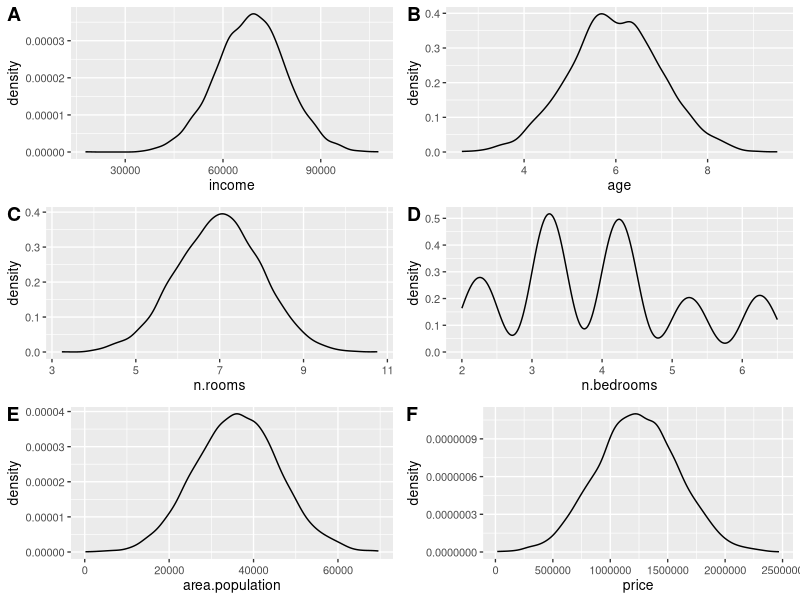
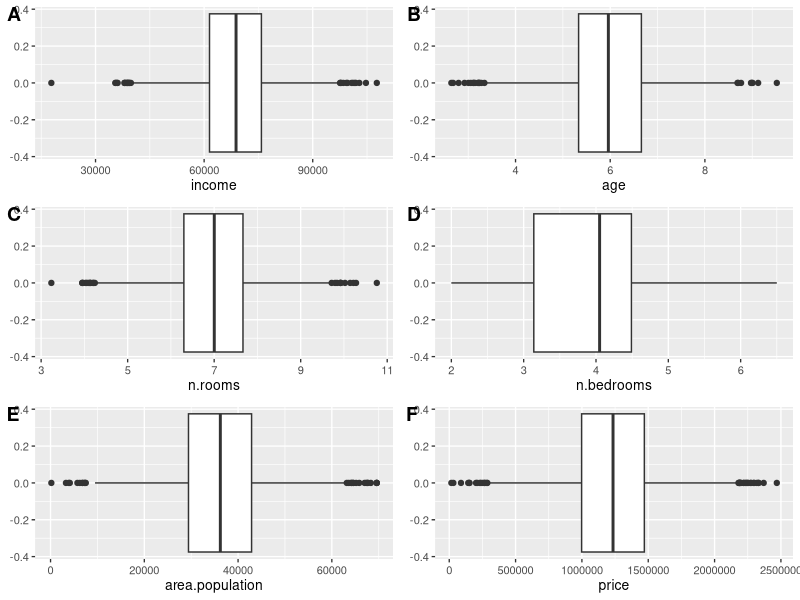
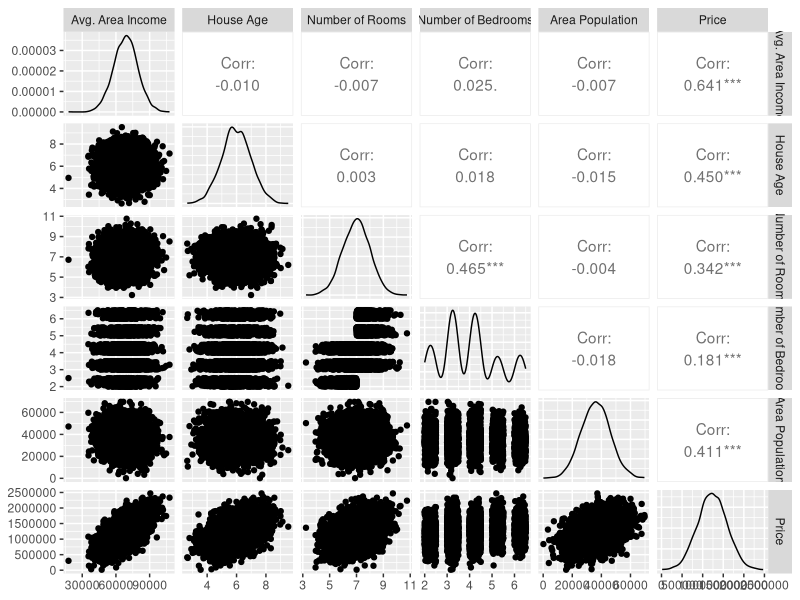
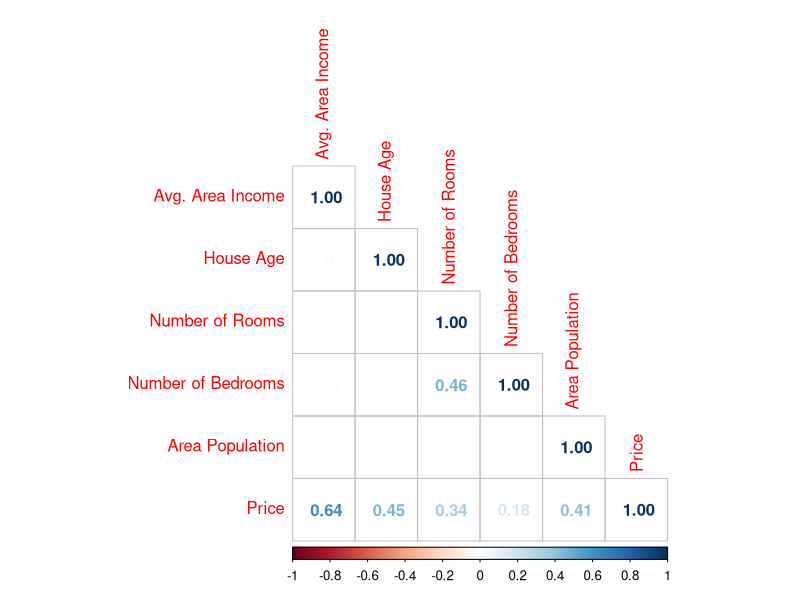
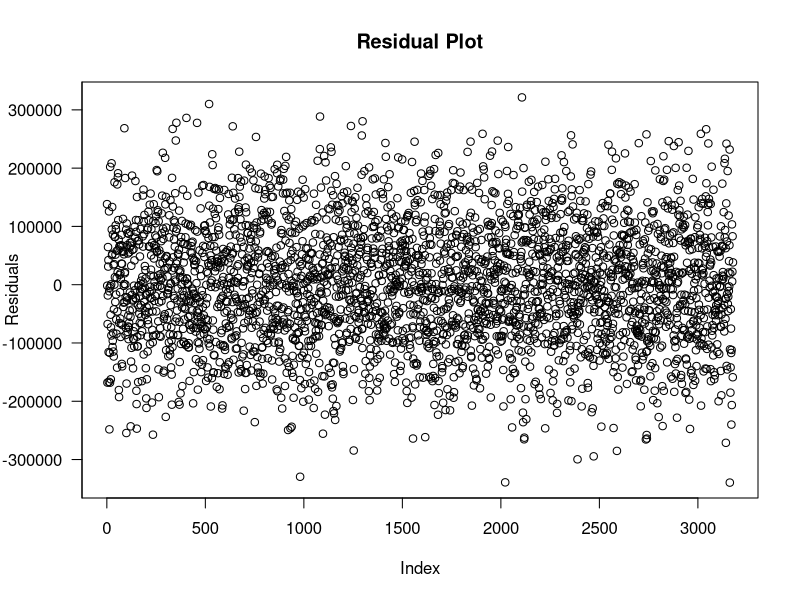
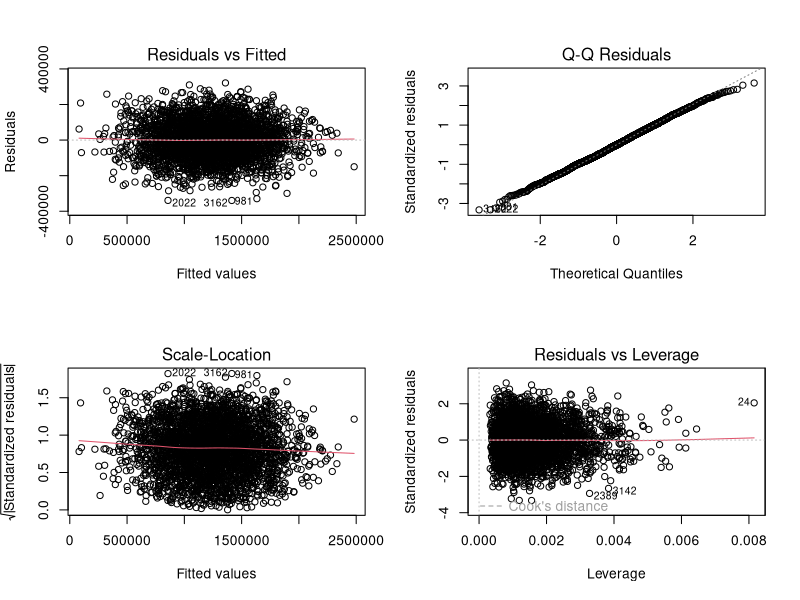
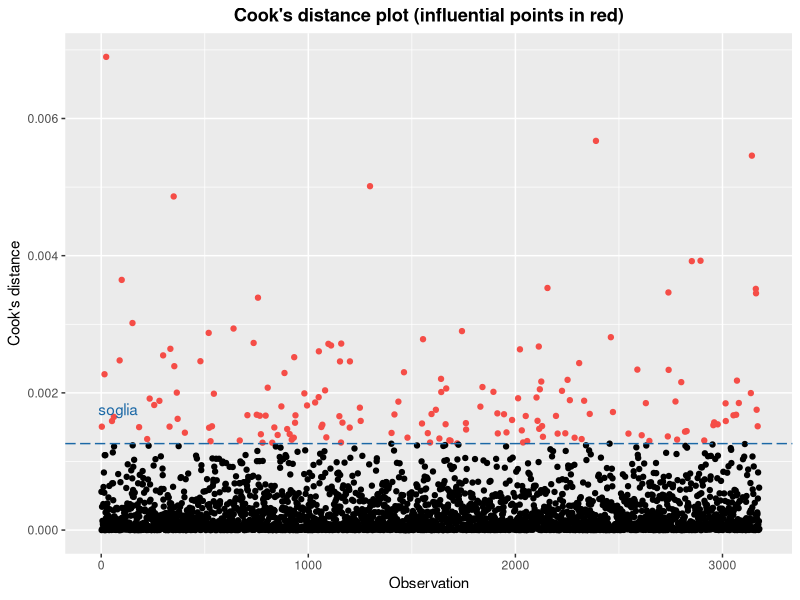
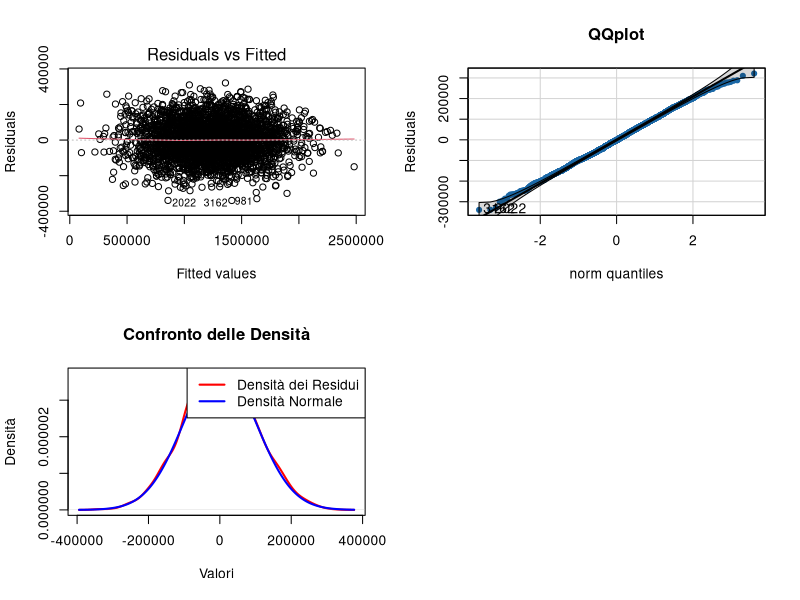

The R source for these figures, in order:
## ---- chunk 1
knitr::opts_chunk$set(echo = TRUE, message = FALSE, warning = FALSE)
options(scipen = 999)
## ---- chunk 2
# Eseguire dal progetto o utilizzare scripts/render.R.
# Il file analysis.Rmd si trova nella radice del repository.
stopifnot(file.exists("data/house_prices.csv"),
          file.exists("data/bank_marketing.csv"))
## ---- chunk 3

library(readr)    #lettura dati
library(corrplot) #visualizzazione  matrice di correlazione
library(ggplot2)  #migliore visualizzazione  dei grafici
library(cowplot)  #collegato a ggplot2, fornisce grafici migliori
library(lmtest)   #test del modello di regressione lineare
library(car)      #QQplot
library(sandwich) #analisi di regressione con stime robuste
library(GGally)   #grafici più accurati
library(pscl)     #per McFadden R^2
library(caret)    #ConfusionMatrix
library(ROCR)     #funzione di previsione per calcolare ROC e AUC
library(dplyr)    #accorpare livelli variabili categoriche
## ---- chunk 4
house <- read_csv("data/house_prices.csv", show_col_types = FALSE)
if (interactive()) View(house)
## ---- chunk 5
str(house)
head(house)
## ---- chunk 6
summary(house)
## ---- chunk 7
cat("Ci sono valori mancanti?" , any(is.na(house)))
## ---- chunk 8
income=house$`Avg. Area Income`
age=house$`House Age`
n.rooms=house$`Number of Rooms`
n.bedrooms=house$`Number of Bedrooms`
area.population=house$`Area Population`
price=house$Price
## ---- chunk 9
kernel.income=ggplot(house, aes(x=income)) + geom_density() +
theme_gray(base_size = 10)

kernel.age=ggplot(house, aes(x=age)) + geom_density() +
theme_gray(base_size = 10)

kernel.n.rooms=ggplot(house, aes(x=n.rooms)) + geom_density() +
theme_gray(base_size = 10)

kernel.n.bedrooms=ggplot(house, aes(x=n.bedrooms)) + geom_density() +
theme_gray(base_size = 10)

kernel.area.population=ggplot(house, aes(x=area.population)) +
geom_density() + theme_gray(base_size = 10)

kernel.price=ggplot(house, aes(x=price)) + geom_density() +
theme_gray(base_size = 10)

plot_grid(kernel.income, kernel.age, kernel.n.rooms, kernel.n.bedrooms,
      kernel.area.population, kernel.price, labels="AUTO", nrow = 3, ncol = 2)
## ---- chunk 10
box.income=ggplot(house, aes(x=income)) + geom_boxplot() +
  theme_gray(base_size = 10)

box.age=ggplot(house, aes(x=age)) + geom_boxplot() +
  theme_gray(base_size = 10)

box.n.rooms=ggplot(house, aes(x=n.rooms)) + geom_boxplot() +
  theme_gray(base_size = 10)

box.n.bedrooms=ggplot(house, aes(x=n.bedrooms))+ geom_boxplot() +
  theme_gray(base_size= 10)

box.n.bedrooms=ggplot(house, aes(x=n.bedrooms))+ geom_boxplot() +
  theme_gray(base_size= 10)

box.area.population=ggplot(house, aes(x=area.population))+ geom_boxplot() +
  theme_gray(base_size= 10)

box.price=ggplot(house, aes(x=price))+ geom_boxplot() +
  theme_gray(base_size= 10)

plot_grid(box.income, box.age, box.n.rooms, box.n.bedrooms, box.area.population,
          box.price, labels="AUTO", nrow = 3, ncol = 2)
## ---- chunk 11
cor(house)
## ---- chunk 12
ggpairs(as.data.frame(house)) 
## ---- chunk 13
corrplot(cor(house), method="number", type="lower")
## ---- chunk 14
set.seed(500)
sample=sample(c(TRUE, FALSE), nrow(house), replace=TRUE, prob=c(0.7,0.3))
train=house[sample, ]
test=house[!sample, ]
## ---- chunk 15
stima1 <- lm(formula = Price ~ ., data = train)
summary(stima1)
## ---- chunk 16
stima2 <- lm(formula = Price ~ `Avg. Area Income` + `House Age` + 
               `Number of Rooms` + `Area Population`, data = train)
summary(stima2)
## ---- chunk 17
confint(stima2,level=0.95)
## ---- chunk 18
cov.m=vcov(stima2)
cov.m
## ---- chunk 19
fitted_values = stima2$fitted.values
residual = stima2$residuals
head(cbind(train[,-1], fitted_values, residual), 12) 
## ---- chunk 20
# correzione notazione
plot(residual, ylab = "Residuals", xlab = "Index", main = "Residual Plot", axes = FALSE)
axis(1)  
axis(2, at = pretty(residual), labels = format(pretty(residual), scientific = FALSE), 
     las = 1)
box()  
## ---- chunk 21
# i gradi di libertà
df=df.residual(stima2)
# varianza stimata
s.hat=t(residual)%*%residual/df
# errore standard residuo (RSE)
rse=sqrt(s.hat)
# residui standardizzati
sres=residual/rse
## ---- chunk 22
par(mfrow=c(2,2))
plot(stima2)
## ---- chunk 23
# utilizziamo la soglia come criterio per determinare quali osservazione del dataset 
# hanno un'influenza significativa sui parametri stimati del modello di regressione
# k è il numero di regressori, esclusa l'intercetta.
k <- length(coef(stima2)) - 1L
soglia <- 4 / (nrow(train) - k - 1L)
# Calcolo della distanza di Cook
cookd <- cooks.distance(stima2)
# Identificazione degli outliers
outliers <- which(cookd > soglia)
# Creazione di un indice per le osservazioni
index <- seq(1:length(stima2$residuals))
# Creazione del dataframe per il grafico
cookdf <- data.frame(cookd, index)
# Creazione del grafico con ggplot2
ggplot(cookdf, aes(x = index, y = cookd, color = cookd > soglia)) +
  geom_point() +
  scale_color_manual(values = c("black", "#F54D47")) +
  geom_hline(yintercept = soglia, linetype = "longdash", colour = "#1B68A6") +
  annotate("text", x = min(index) - 15, y = soglia + 0.0005, 
           label = "soglia", colour = "#1B68A6", hjust = 0) +
  theme(legend.position = "none", 
        plot.title = element_text(face = 'bold', hjust = 0.5)) +
  ggtitle("Cook's distance plot (influential points in red)") +
  labs(x = "Observation", y = "Cook's distance")
## ---- chunk 24
clean_data <- train[setdiff(seq_len(nrow(train)), outliers), , drop = FALSE]

reg_clean <- lm(sqrt(Price) ~ sqrt(`Avg. Area Income`) +
                sqrt(`House Age`) + sqrt(`Number of Rooms`) +
                sqrt(`Area Population`), data=clean_data)

summary(reg_clean)
## ---- chunk 25
house_pred <- predict(stima2, newdata = test)
house_error <- test$Price - house_pred
house_metrics <- data.frame(
  n_train = nrow(train),
  n_test = nrow(test),
  RMSE = sqrt(mean(house_error^2)),
  MAE = mean(abs(house_error)),
  R2_test = 1 - sum(house_error^2) / sum((test$Price - mean(test$Price))^2)
)
house_metrics
## ---- chunk 26
plot(stima2, c(1))
## ---- chunk 27
t.test(residual)
## ---- chunk 28
bptest(stima2, data=train)
## ---- chunk 29
# Calcolo dei residui al quadrato
residual2 <- residual^2 

# Creazione di un nuovo dataframe con i residui al quadrato
newhouse <- cbind(train, residual2) 
head(newhouse)

# Assegnazione delle variabili indipendenti
i <- train$`Avg. Area Income`
H <- train$`House Age`
R <- train$`Number of Rooms`
A <- train$`Area Population`

# Modello ausiliario per il test di White
aux.reg <- lm(residual2 ~ i + H + R + A + I(i^2) + I(H^2) + I(R^2) + I(A^2)+ 
               i*H + i*R + i*A + H*R + H*A + R*A, newhouse) 
summary(aux.reg) 

# Calcolo del valore R^2
R2 <- summary(aux.reg)$r.squared

# Numero di osservazioni
n <- nrow(newhouse)

# Statistica del test di White
stat.test <- n * R2

# Poiché la statistica del test è distribuita asintoticamente come una 
# variabile casuale Chi-quadrato con k gradi di libertà, dove k = numero di 
# coefficienti - 1,
# per calcolare il p-value e decidere sulla presenza di eteroschedasticità, 
# dobbiamo implementare il comando pchisq()

# Calcolo dei gradi di libertà
df <- length(aux.reg$coefficients) - 1

# Calcolo del p-value del test di White
p_value <- pchisq(stat.test, df = df, lower.tail = FALSE)

# Visualizzazione del p-value
p_value
## ---- chunk 30
vif(stima2)
## ---- chunk 31
options(scipen = 999)
qqPlot(residuals(stima2), main = "QQplot", ylab = "Residuals", 
       col.lines = "black", pch = 19, col = "#1B68A6")
## ---- chunk 32
# Calcolo della densità dei residui
density_residuals <- density(residual)

# Creazione di una distribuzione normale con la stessa media e deviazione standard 
# dei residui
mean_residuals <- mean(residual)
sd_residuals <- sd(residual)
normal_density <- dnorm(density_residuals$x, mean = mean_residuals, sd = sd_residuals)

# Creazione del grafico
plot(density_residuals, main = "Confronto delle Densità", xlab = "Valori",
     ylab = "Densità", col = "red", lwd = 2)
lines(density_residuals$x, normal_density, col = "blue", lwd = 2)

# Aggiunta della legenda
legend("topright", legend = c("Densità dei Residui", "Densità Normale"), 
       col = c("red", "blue"), lwd = 2)
## ---- chunk 33
bank <- read.csv("data/bank_marketing.csv", sep=",")
if (interactive()) View(bank)
## ---- chunk 34
str(bank)
head(bank)
## ---- chunk 35
summary(bank)
## ---- chunk 36
cat("Ci sono valori mancanti?" , any(is.na(bank)))
## ---- chunk 37
y_bin <- ifelse(bank$y == "yes", 1, 0)
y_bin <- as.factor(y_bin)
summary(y_bin)
## ---- chunk 38
# Creiamo nuovo dataframe senza colonne duplicate
bank1 <- bank
bank1$y_bin <- y_bin

# Verifichiamo la struttura del dataframe per assicurarci che non ci siano colonne
# duplicate 
str(bank1)

# Verifichiamo che la lunghezza di y_bin sia coerente con il dataframe bank1
print(length(bank1$y_bin))
print(nrow(bank1))

# Creiamo il grafico a barre con ggplot2
ggplot(bank1, aes(x = y_bin, fill = y_bin)) +
  geom_bar() +
  scale_fill_manual(labels = c('No', 'Si'), values = c("#1B68A6", "#F54D47")) +
  theme(plot.title = element_text(face = 'bold', hjust = 0.5)) +
  ggtitle('Term deposit subscription')

## ---- chunk 39
# Seed autonomo: lo split bancario non dipende dai chunk precedenti.
set.seed(501)
n <- nrow(bank1)
idx.est <- sample(1:n, floor(0.7 * n))
train.bank1 <- bank1[idx.est, ] # Training set 
test.bank1 <- bank1[-idx.est, ] # Test set 
## ---- chunk 40
par(mfrow=c(2,2))

# conteggio Training set 
Count_Train <- ggplot(train.bank1, aes(x = y_bin, fill = y_bin)) +
  geom_bar() +
  scale_fill_manual(labels = c('No', 'Si'), values = c("#1B68A6", "#F54D47")) +
  theme(plot.title = element_text(face = 'bold', hjust = 0.5)) +
  ggtitle('Term deposit subscription - Train')

# conteggio Test set 
Count_Test <- ggplot(test.bank1, aes(x = y_bin, fill = y_bin)) +
  geom_bar() +
  scale_fill_manual(labels = c('No', 'Si'), values = c("#1B68A6", "#F54D47")) +
  theme(plot.title = element_text(face = 'bold', hjust = 0.5)) +
  ggtitle('Term deposit subscription - Test')

plot_grid(Count_Train, Count_Test)
## ---- chunk 41
reglog = glm(y_bin ~ age + balance + day + duration + campaign + pdays + previous
                ,family=binomial, data = train.bank1)

summary(reglog)
## ---- chunk 42
reglog1 = glm(y_bin ~ age  + duration + campaign + pdays + previous
                ,family=binomial, data = train.bank1)

summary(reglog1)
## ---- chunk 43
mcR = pR2(reglog1)[4]
mcR
## ---- chunk 44
# type='response' indica che si vogliono le probabilità predette
prevision <- predict(reglog1, newdata=test.bank1, type='response')

# digits=10 arrotonda le prob. predette alla decima cifra decimale
prob.pred <- round(prevision, digits = 10)   

# creiamo un dataframe per valutare il modello di classificazione 
dataframe_test <- cbind(test.bank1, "pr subscription" = prob.pred)
head(dataframe_test)

# settiamo il boundary 
prevision1 <- ifelse(prevision > 0.5,1,0)
prop.pred <- round(prevision1,digits =10)
dataframe_test <- cbind(test.bank1,"pr subscription"=prob.pred)
head(dataframe_test)
summary(prevision1)

# utilizzo il pacchetto caret per plottare la confusion matrix
cm <- confusionMatrix(
  factor(prevision1, levels = c(0, 1)),
  factor(test.bank1$y_bin, levels = c("0", "1")),
  positive = "1"
)
cm

# Funzione per disegnare la matrice di confusione
draw_confusion_matrix <- function(cm) {
  layout(matrix(c(1,1,2)))
  par(mar=c(2,2,2,2))
  plot(c(100, 345), c(300, 450), type = "n", xlab="", ylab="", xaxt='n', yaxt='n')
  title('CONFUSION MATRIX', cex.main=2)
  
  # creiamo la matrice 
  rect(150, 430, 240, 370, col="#1B68A6")
  text(195, 435, '0', cex=1.6)
  rect(250, 430, 340, 370, col="#F54D47")
  text(295, 435, '1', cex=1.6)
  text(125, 370, 'Predicted', cex=1.2, srt=90, font=1)
  text(245, 450, 'Actual', cex=1.2, font=1)
  rect(150, 305, 240, 365, col="#F54D47")
  rect(250, 305, 340, 365, col="#1B68A6")
  text(140, 400, '0', cex=1.6, srt=90)
  text(140, 335, '1', cex=1.6, srt=90)
  
  # aggiungiamo cm nei risultati 
  res <- as.numeric(cm$table)
  text(195, 400, res[1], cex=1.6, font=2, col='white')
  text(195, 335, res[2], cex=1.6, font=2, col='white')
  text(295, 400, res[3], cex=1.6, font=2, col='white')
  text(295, 335, res[4], cex=1.6, font=2, col='white')
  
  # aggiungiamo le specifiche 
  plot(c(100, 0), c(100, 0), type = "n", xlab="", ylab="", main = "DETAILS", xaxt='n', yaxt='n')
  text(80, 75, names(cm$overall)[1], cex=2, font=2)
  text(80, 35, round(as.numeric(cm$overall[1]), 4), cex=2)
  text(50, 75, "Recall (yes)", cex=2, font=2)
  text(50, 35, round(as.numeric(cm$byClass["Sensitivity"]), 4), cex=2)
  text(20, 75, "Specificity (no)", cex=2, font=2)
  text(20, 35, round(as.numeric(cm$byClass["Specificity"]), 4), cex=2)
}  

# Disegna la matrice di confusione
draw_confusion_matrix(cm)
## ---- chunk 45
bank_metrics <- data.frame(
  accuracy = unname(cm$overall["Accuracy"]),
  majority_baseline_accuracy = max(table(test.bank1$y_bin)) / nrow(test.bank1),
  precision_yes = unname(cm$byClass["Pos Pred Value"]),
  recall_yes = unname(cm$byClass["Sensitivity"]),
  specificity_no = unname(cm$byClass["Specificity"])
)
bank_metrics
## ---- chunk 46
fitted.results <- predict(reglog1 ,newdata= test.bank1 ,type='response')  
fitted.results <- ifelse(fitted.results > 0.5,1,0)

misClasificError <- mean(fitted.results !=test.bank1$y_bin)
print(paste('Accuracy',1-misClasificError))
## ---- chunk 47
# utilizziamo la librearia ROCR 
p <- prevision1 <- predict(reglog1, newdata = test.bank1, type='response') 

pr <- prediction(p, test.bank1$y_bin)
auc <- performance(pr, measure = "auc")
auc <- auc@y.values[[1]]
prf <- performance(pr, measure = "tpr", x.measure = "fpr")
plot(prf, col="#1B68A6" , main = ' ROC & AUC')
abline(0,1, col="#F54D47")
print(paste0("AUC : ", round(auc, 4)))
## ---- chunk 48
sessionInfo()
